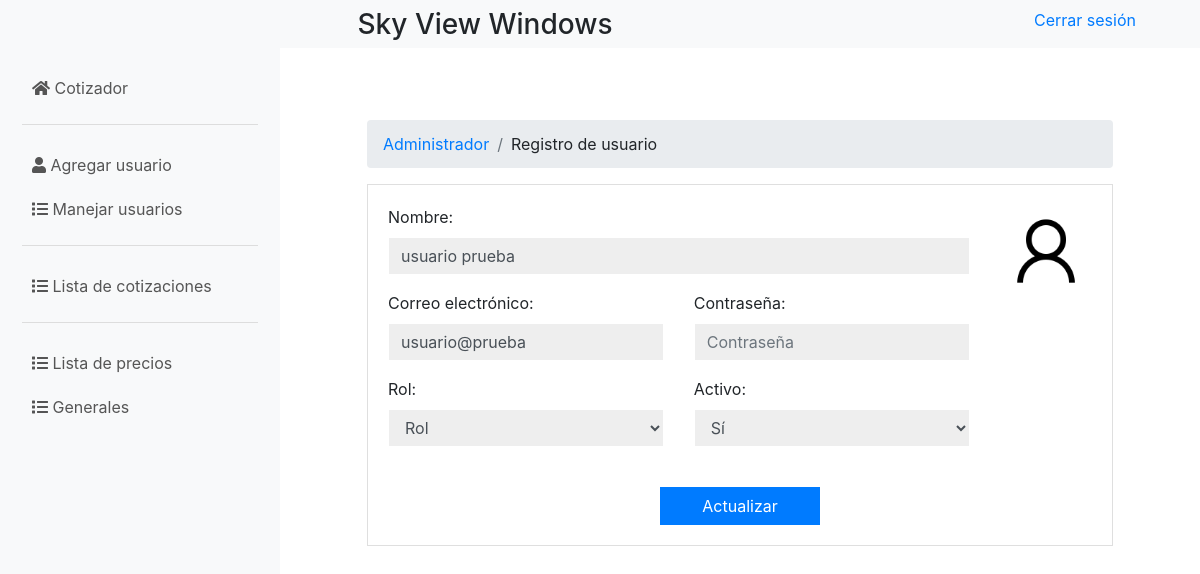
Page /inicio.php?action=uptUsuario&idEditar=26 (signed in) on the committed database.
### tables this page shows
CREATE TABLE `usuarios` (
  `id` int(11) NOT NULL,
  `usuario` varchar(12) NOT NULL,
  `password` varchar(100) NOT NULL,
  `nombre` varchar(50) NOT NULL,
  `email` text NOT NULL,
  `rol` int(11) NOT NULL,
  `activo` varchar(1) NOT NULL
);

### models/conexion.php (called while the page is built)
<?php
class Conexion {
  public static function conectar() {
    $servername = "127.0.0.1";
    $username = "root";
    $password = "";
    $dbname = "cotizador";
    try {
      $conexion = new PDO("mysql:host=$servername;dbname=$dbname", $username, $password);
      $conexion->setAttribute(PDO::ATTR_ERRMODE, PDO::ERRMODE_EXCEPTION);
    } catch (PDOException $exception) {
      print_r($exception);
    }
    return $conexion;
  }
}

### models/modelUsuario.php (called while the page is built, shortened)
<?php
    require_once "conexion.php";
    class ModelUsuario{
        public static function mdlBuscarUsuario($id){
            $statement = Conexion::conectar() -> prepare("SELECT * FROM `usuarios` WHERE id= :id");
            $statement -> bindParam(":id", $id, PDO::PARAM_INT);
            $statement -> execute();
            return $statement -> fetch();
        }
    }
?>

### controllers/controllerUsuario.php (the view, shortened to what this page needs)
<?php
    class ControllerUsuario{
        public static function ctrBuscarUsuario($id){
            $respuesta = ModelUsuario::mdlBuscarUsuario($id);
            $rol = $respuesta["rol"] == 0 ? ("selected") : ("");
            $estado = $respuesta["activo"] == "S" ? ("selected") : ("");
            echo'
            <div class="card-body">
            <div class="row">
                <div class="col-md-10">
                    <div class="row">
                        <div class="col-md-12">
                            <div class="form-group">
                                <label for="cajaNombres">Nombre:</label>
                                <input class="form-control" type="text" required placeholder="Nombre(s)" id="cajaNombres" name="cajaNombres" value="'.$respuesta["nombre"].'">
                            </div>
                        </div>
                    </div>
                    <div class="row">
                        <div class="col-md-6">
                            <div class="form-group">
                                <label for="cajaEmail">Correo electrónico:</label>
                                <input class="form-control" type="email" required
                                placeholder="Correo electrónico" id="cajaEmail" name="cajaEmail" value="'.$respuesta["email"].'">
                            </div>
                        </div>
                        <div class="col-md-6">
                            <div class="form-group">
                                <label for="cajaPassword">Contraseña:</label>
                                <input class="form-control" type="password"
                                placeholder="Contraseña" id="cajaPassword" name="cajaPassword">
                            </div>
                        </div>
                    </div>
                </div>
                <div class="col-md-2">
                    <img class="img-profile" src="./img/user.png" alt="Seleccionar foto de perfil">
                </div>
            </div>
            <div class="row">
                <div class="col-md-5">
                    <div class="form-group">
                        <label for="selectRol">Rol:</label>
                        <select required class="form-control" id="selectRol" name="selectRol" >
                            <option value="" selected>Rol</option>
                            <option value="0" '.$rol.'>Administrador</option>
                        </select>
                    </div>
                </div>
                <div class="col-md-5">
                    <div class="form-group">
                        <label for="selectActivo">Activo:</label>
                        <select required class="form-control" id="selectActivo" name="selectActivo" value="'.$respuesta["activo"].'">
                            <option value="S" '.$estado.' >Sí</option>
                        </select>
                    </div>
                </div>
            </div>
            <br>
            <div class="row">
                <div class="col-md-12 text-center">
                    <button type="submit"  class="btn btn-primary" style="min-width: 10em;"  name="actualizar" id="actualizar" value="Actualizar">Actualizar</button>
                </div>
            </div>
        </div>
            ';
        }
    }
?>

### views/css/style.css (style rules this page uses)
body { height: 100vh; display: flex; flex-direction: column; }
input { border-radius: 0px !important; border-color: rgba(0, 0, 0, 0) !important; background-color: #EEEEEE !important; }
button { border-radius: 0px !important; }
select { border-radius: 0px !important; border-color: rgba(0, 0, 0, 0) !important; background-color: #EEEEEE !important; }
.img-profile { width: 100%; }

### rows in the picture
usuarios: cajaNombres "usuario prueba", cajaEmail "usuario@prueba", selectActivo "Sí"
